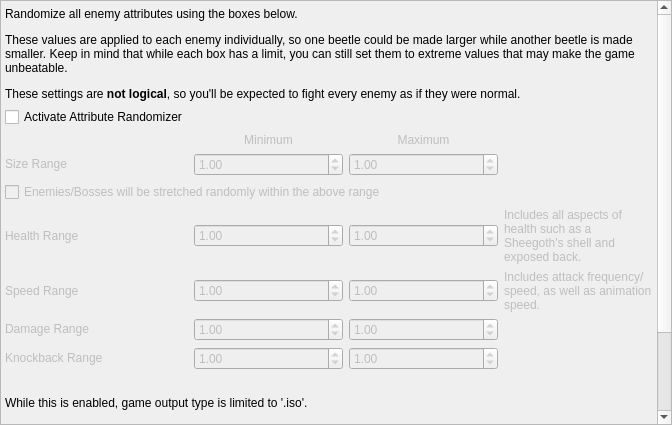
<?xml version="1.0" encoding="UTF-8"?>
<ui version="4.0">
 <class>EnemyAttributeRandomizer</class>
 <widget class="QMainWindow" name="EnemyAttributeRandomizer">
  <property name="geometry">
   <rect>
    <x>0</x>
    <y>0</y>
    <width>672</width>
    <height>425</height>
   </rect>
  </property>
  <property name="windowTitle">
   <string>Energy</string>
  </property>
  <widget class="QWidget" name="centralWidget">
   <property name="maximumSize">
    <size>
     <width>16777215</width>
     <height>16777215</height>
    </size>
   </property>
   <layout class="QGridLayout" name="gridLayout">
    <property name="leftMargin">
     <number>0</number>
    </property>
    <property name="topMargin">
     <number>0</number>
    </property>
    <property name="rightMargin">
     <number>0</number>
    </property>
    <property name="bottomMargin">
     <number>0</number>
    </property>
    <item row="0" column="0">
     <widget class="QScrollArea" name="scroll_area">
      <property name="widgetResizable">
       <bool>true</bool>
      </property>
      <widget class="QWidget" name="scroll_area_contents">
       <property name="geometry">
        <rect>
         <x>0</x>
         <y>0</y>
         <width>653</width>
         <height>554</height>
        </rect>
       </property>
       <property name="sizePolicy">
        <sizepolicy hsizetype="Ignored" vsizetype="Preferred">
         <horstretch>0</horstretch>
         <verstretch>0</verstretch>
        </sizepolicy>
       </property>
       <layout class="QGridLayout" name="scroll_area_layout">
        <property name="leftMargin">
         <number>4</number>
        </property>
        <property name="topMargin">
         <number>6</number>
        </property>
        <property name="rightMargin">
         <number>4</number>
        </property>
        <property name="bottomMargin">
         <number>0</number>
        </property>
        <item row="11" column="0" colspan="4">
         <spacer name="verticalSpacer">
          <property name="orientation">
           <enum>Qt::Vertical</enum>
          </property>
          <property name="sizeHint" stdset="0">
           <size>
            <width>20</width>
            <height>52</height>
           </size>
          </property>
         </spacer>
        </item>
        <item row="7" column="2">
         <widget class="QDoubleSpinBox" name="range_damage_high">
          <property name="enabled">
           <bool>false</bool>
          </property>
          <property name="sizePolicy">
           <sizepolicy hsizetype="Minimum" vsizetype="Fixed">
            <horstretch>0</horstretch>
            <verstretch>0</verstretch>
           </sizepolicy>
          </property>
          <property name="minimumSize">
           <size>
            <width>0</width>
            <height>0</height>
           </size>
          </property>
          <property name="maximumSize">
           <size>
            <width>16777215</width>
            <height>16777215</height>
           </size>
          </property>
          <property name="maximum">
           <double>1000.000000000000000</double>
          </property>
          <property name="singleStep">
           <double>0.250000000000000</double>
          </property>
          <property name="value">
           <double>1.000000000000000</double>
          </property>
         </widget>
        </item>
        <item row="8" column="1">
         <widget class="QDoubleSpinBox" name="range_knockback_low">
          <property name="enabled">
           <bool>false</bool>
          </property>
          <property name="sizePolicy">
           <sizepolicy hsizetype="Minimum" vsizetype="Fixed">
            <horstretch>0</horstretch>
            <verstretch>0</verstretch>
           </sizepolicy>
          </property>
          <property name="minimumSize">
           <size>
            <width>0</width>
            <height>0</height>
           </size>
          </property>
          <property name="maximumSize">
           <size>
            <width>16777215</width>
            <height>16777215</height>
           </size>
          </property>
          <property name="maximum">
           <double>1000.000000000000000</double>
          </property>
          <property name="singleStep">
           <double>0.250000000000000</double>
          </property>
          <property name="value">
           <double>1.000000000000000</double>
          </property>
         </widget>
        </item>
        <item row="3" column="2">
         <widget class="QDoubleSpinBox" name="range_scale_high">
          <property name="enabled">
           <bool>false</bool>
          </property>
          <property name="sizePolicy">
           <sizepolicy hsizetype="Minimum" vsizetype="Fixed">
            <horstretch>0</horstretch>
            <verstretch>0</verstretch>
           </sizepolicy>
          </property>
          <property name="minimumSize">
           <size>
            <width>0</width>
            <height>0</height>
           </size>
          </property>
          <property name="maximumSize">
           <size>
            <width>16777215</width>
            <height>16777215</height>
           </size>
          </property>
          <property name="minimum">
           <double>0.010000000000000</double>
          </property>
          <property name="maximum">
           <double>25.000000000000000</double>
          </property>
          <property name="singleStep">
           <double>0.250000000000000</double>
          </property>
          <property name="value">
           <double>1.000000000000000</double>
          </property>
         </widget>
        </item>
        <item row="10" column="0" colspan="4">
         <widget class="QLabel" name="label_4">
          <property name="text">
           <string>&lt;html&gt;&lt;head/&gt;&lt;body&gt;&lt;p&gt;While this is enabled, game output type is limited to '.iso'.&lt;/p&gt;&lt;p&gt;If you change the minimum and maximum values for size, while also having &amp;quot;Random Boss Sizes&amp;quot; on, then Random Boss Sizes will be automatically disabled.&lt;/p&gt;&lt;p&gt;This hasn't been tested with multiworld, so take care.&lt;/p&gt;&lt;/body&gt;&lt;/html&gt;</string>
          </property>
          <property name="wordWrap">
           <bool>true</bool>
          </property>
         </widget>
        </item>
        <item row="5" column="3">
         <widget class="QLabel" name="label">
          <property name="enabled">
           <bool>false</bool>
          </property>
          <property name="sizePolicy">
           <sizepolicy hsizetype="Preferred" vsizetype="Preferred">
            <horstretch>0</horstretch>
            <verstretch>0</verstretch>
           </sizepolicy>
          </property>
          <property name="minimumSize">
           <size>
            <width>0</width>
            <height>0</height>
           </size>
          </property>
          <property name="text">
           <string>&lt;html&gt;&lt;head/&gt;&lt;body&gt;&lt;p&gt;Includes all aspects of health such as a Sheegoth's shell and exposed back.&lt;/p&gt;&lt;/body&gt;&lt;/html&gt;</string>
          </property>
          <property name="wordWrap">
           <bool>true</bool>
          </property>
         </widget>
        </item>
        <item row="3" column="0">
         <widget class="QLabel" name="scale_attribute_label">
          <property name="enabled">
           <bool>false</bool>
          </property>
          <property name="sizePolicy">
           <sizepolicy hsizetype="Minimum" vsizetype="Fixed">
            <horstretch>0</horstretch>
            <verstretch>0</verstretch>
           </sizepolicy>
          </property>
          <property name="maximumSize">
           <size>
            <width>16777215</width>
            <height>16777215</height>
           </size>
          </property>
          <property name="text">
           <string>Size Range</string>
          </property>
         </widget>
        </item>
        <item row="7" column="0">
         <widget class="QLabel" name="damage_attribute_label">
          <property name="enabled">
           <bool>false</bool>
          </property>
          <property name="sizePolicy">
           <sizepolicy hsizetype="Minimum" vsizetype="Fixed">
            <horstretch>0</horstretch>
            <verstretch>0</verstretch>
           </sizepolicy>
          </property>
          <property name="maximumSize">
           <size>
            <width>16777215</width>
            <height>16777215</height>
           </size>
          </property>
          <property name="text">
           <string>Damage Range</string>
          </property>
         </widget>
        </item>
        <item row="8" column="0">
         <widget class="QLabel" name="knockback_attribute_label">
          <property name="enabled">
           <bool>false</bool>
          </property>
          <property name="sizePolicy">
           <sizepolicy hsizetype="Minimum" vsizetype="Fixed">
            <horstretch>0</horstretch>
            <verstretch>0</verstretch>
           </sizepolicy>
          </property>
          <property name="maximumSize">
           <size>
            <width>16777215</width>
            <height>16777215</height>
           </size>
          </property>
          <property name="text">
           <string>Knockback Range</string>
          </property>
         </widget>
        </item>
        <item row="6" column="3">
         <widget class="QLabel" name="label_2">
          <property name="enabled">
           <bool>false</bool>
          </property>
          <property name="sizePolicy">
           <sizepolicy hsizetype="Preferred" vsizetype="Preferred">
            <horstretch>0</horstretch>
            <verstretch>0</verstretch>
           </sizepolicy>
          </property>
          <property name="minimumSize">
           <size>
            <width>0</width>
            <height>0</height>
           </size>
          </property>
          <property name="text">
           <string>&lt;html&gt;&lt;head/&gt;&lt;body&gt;&lt;p&gt;Includes attack frequency/speed, as well as animation speed.&lt;/p&gt;&lt;/body&gt;&lt;/html&gt;</string>
          </property>
          <property name="wordWrap">
           <bool>true</bool>
          </property>
         </widget>
        </item>
        <item row="8" column="2">
         <widget class="QDoubleSpinBox" name="range_knockback_high">
          <property name="enabled">
           <bool>false</bool>
          </property>
          <property name="sizePolicy">
           <sizepolicy hsizetype="Minimum" vsizetype="Fixed">
            <horstretch>0</horstretch>
            <verstretch>0</verstretch>
           </sizepolicy>
          </property>
          <property name="minimumSize">
           <size>
            <width>0</width>
            <height>0</height>
           </size>
          </property>
          <property name="maximumSize">
           <size>
            <width>16777215</width>
            <height>16777215</height>
           </size>
          </property>
          <property name="maximum">
           <double>1000.000000000000000</double>
          </property>
          <property name="singleStep">
           <double>0.250000000000000</double>
          </property>
          <property name="value">
           <double>1.000000000000000</double>
          </property>
         </widget>
        </item>
        <item row="5" column="0">
         <widget class="QLabel" name="health_attribute_label">
          <property name="enabled">
           <bool>false</bool>
          </property>
          <property name="sizePolicy">
           <sizepolicy hsizetype="Minimum" vsizetype="Fixed">
            <horstretch>0</horstretch>
            <verstretch>0</verstretch>
           </sizepolicy>
          </property>
          <property name="maximumSize">
           <size>
            <width>16777215</width>
            <height>16777215</height>
           </size>
          </property>
          <property name="text">
           <string>Health Range</string>
          </property>
         </widget>
        </item>
        <item row="7" column="1">
         <widget class="QDoubleSpinBox" name="range_damage_low">
          <property name="enabled">
           <bool>false</bool>
          </property>
          <property name="sizePolicy">
           <sizepolicy hsizetype="Minimum" vsizetype="Fixed">
            <horstretch>0</horstretch>
            <verstretch>0</verstretch>
           </sizepolicy>
          </property>
          <property name="minimumSize">
           <size>
            <width>0</width>
            <height>0</height>
           </size>
          </property>
          <property name="maximumSize">
           <size>
            <width>16777215</width>
            <height>16777215</height>
           </size>
          </property>
          <property name="maximum">
           <double>1000.000000000000000</double>
          </property>
          <property name="singleStep">
           <double>0.250000000000000</double>
          </property>
          <property name="value">
           <double>1.000000000000000</double>
          </property>
         </widget>
        </item>
        <item row="2" column="2">
         <widget class="QLabel" name="maximum_label">
          <property name="enabled">
           <bool>false</bool>
          </property>
          <property name="sizePolicy">
           <sizepolicy hsizetype="Minimum" vsizetype="Fixed">
            <horstretch>0</horstretch>
            <verstretch>0</verstretch>
           </sizepolicy>
          </property>
          <property name="minimumSize">
           <size>
            <width>0</width>
            <height>0</height>
           </size>
          </property>
          <property name="text">
           <string>&lt;html&gt;&lt;head/&gt;&lt;body&gt;&lt;p align=&quot;center&quot;&gt;Maximum&lt;/p&gt;&lt;/body&gt;&lt;/html&gt;</string>
          </property>
         </widget>
        </item>
        <item row="4" column="0" colspan="3">
         <widget class="QCheckBox" name="diff_xyz">
          <property name="enabled">
           <bool>false</bool>
          </property>
          <property name="text">
           <string>Enemies/Bosses will be stretched randomly within the above range</string>
          </property>
         </widget>
        </item>
        <item row="5" column="2">
         <widget class="QDoubleSpinBox" name="range_health_high">
          <property name="enabled">
           <bool>false</bool>
          </property>
          <property name="sizePolicy">
           <sizepolicy hsizetype="Minimum" vsizetype="Fixed">
            <horstretch>0</horstretch>
            <verstretch>0</verstretch>
           </sizepolicy>
          </property>
          <property name="minimumSize">
           <size>
            <width>0</width>
            <height>0</height>
           </size>
          </property>
          <property name="maximumSize">
           <size>
            <width>16777215</width>
            <height>16777215</height>
           </size>
          </property>
          <property name="minimum">
           <double>0.010000000000000</double>
          </property>
          <property name="maximum">
           <double>1000.000000000000000</double>
          </property>
          <property name="singleStep">
           <double>0.250000000000000</double>
          </property>
          <property name="value">
           <double>1.000000000000000</double>
          </property>
         </widget>
        </item>
        <item row="1" column="0">
         <widget class="QCheckBox" name="activate_randomizer">
          <property name="text">
           <string>Activate Attribute Randomizer</string>
          </property>
         </widget>
        </item>
        <item row="6" column="2">
         <widget class="QDoubleSpinBox" name="range_speed_high">
          <property name="enabled">
           <bool>false</bool>
          </property>
          <property name="sizePolicy">
           <sizepolicy hsizetype="Minimum" vsizetype="Fixed">
            <horstretch>0</horstretch>
            <verstretch>0</verstretch>
           </sizepolicy>
          </property>
          <property name="minimumSize">
           <size>
            <width>0</width>
            <height>0</height>
           </size>
          </property>
          <property name="maximumSize">
           <size>
            <width>16777215</width>
            <height>16777215</height>
           </size>
          </property>
          <property name="maximum">
           <double>100.000000000000000</double>
          </property>
          <property name="singleStep">
           <double>0.250000000000000</double>
          </property>
          <property name="value">
           <double>1.000000000000000</double>
          </property>
         </widget>
        </item>
        <item row="5" column="1">
         <widget class="QDoubleSpinBox" name="range_health_low">
          <property name="enabled">
           <bool>false</bool>
          </property>
          <property name="sizePolicy">
           <sizepolicy hsizetype="Minimum" vsizetype="Fixed">
            <horstretch>0</horstretch>
            <verstretch>0</verstretch>
           </sizepolicy>
          </property>
          <property name="minimumSize">
           <size>
            <width>0</width>
            <height>0</height>
           </size>
          </property>
          <property name="maximumSize">
           <size>
            <width>16777215</width>
            <height>16777215</height>
           </size>
          </property>
          <property name="minimum">
           <double>0.010000000000000</double>
          </property>
          <property name="maximum">
           <double>1000.000000000000000</double>
          </property>
          <property name="singleStep">
           <double>0.250000000000000</double>
          </property>
          <property name="value">
           <double>1.000000000000000</double>
          </property>
         </widget>
        </item>
        <item row="6" column="1">
         <widget class="QDoubleSpinBox" name="range_speed_low">
          <property name="enabled">
           <bool>false</bool>
          </property>
          <property name="sizePolicy">
           <sizepolicy hsizetype="Minimum" vsizetype="Fixed">
            <horstretch>0</horstretch>
            <verstretch>0</verstretch>
           </sizepolicy>
          </property>
          <property name="minimumSize">
           <size>
            <width>0</width>
            <height>0</height>
           </size>
          </property>
          <property name="maximumSize">
           <size>
            <width>16777215</width>
            <height>16777215</height>
           </size>
          </property>
          <property name="maximum">
           <double>100.000000000000000</double>
          </property>
          <property name="singleStep">
           <double>0.250000000000000</double>
          </property>
          <property name="value">
           <double>1.000000000000000</double>
          </property>
         </widget>
        </item>
        <item row="6" column="0">
         <widget class="QLabel" name="speed_attribute_label">
          <property name="enabled">
           <bool>false</bool>
          </property>
          <property name="sizePolicy">
           <sizepolicy hsizetype="Minimum" vsizetype="Fixed">
            <horstretch>0</horstretch>
            <verstretch>0</verstretch>
           </sizepolicy>
          </property>
          <property name="maximumSize">
           <size>
            <width>16777215</width>
            <height>16777215</height>
           </size>
          </property>
          <property name="text">
           <string>Speed Range</string>
          </property>
         </widget>
        </item>
        <item row="3" column="1">
         <widget class="QDoubleSpinBox" name="range_scale_low">
          <property name="enabled">
           <bool>false</bool>
          </property>
          <property name="sizePolicy">
           <sizepolicy hsizetype="Minimum" vsizetype="Fixed">
            <horstretch>0</horstretch>
            <verstretch>0</verstretch>
           </sizepolicy>
          </property>
          <property name="minimumSize">
           <size>
            <width>0</width>
            <height>0</height>
           </size>
          </property>
          <property name="maximumSize">
           <size>
            <width>16777215</width>
            <height>16777215</height>
           </size>
          </property>
          <property name="minimum">
           <double>0.010000000000000</double>
          </property>
          <property name="maximum">
           <double>25.000000000000000</double>
          </property>
          <property name="singleStep">
           <double>0.250000000000000</double>
          </property>
          <property name="value">
           <double>1.000000000000000</double>
          </property>
         </widget>
        </item>
        <item row="0" column="0" colspan="4">
         <widget class="QLabel" name="enemy_stat_randomizer_description">
          <property name="sizePolicy">
           <sizepolicy hsizetype="Preferred" vsizetype="Preferred">
            <horstretch>0</horstretch>
            <verstretch>0</verstretch>
           </sizepolicy>
          </property>
          <property name="maximumSize">
           <size>
            <width>16777215</width>
            <height>16777215</height>
           </size>
          </property>
          <property name="text">
           <string>&lt;html&gt;&lt;head/&gt;&lt;body&gt;&lt;p&gt;Randomize all enemy attributes using the boxes below.&lt;/p&gt;&lt;p&gt;These values are applied to each enemy individually, so one beetle could be made larger while another beetle is made smaller. Keep in mind that while each box has a limit, you can still set them to extreme values that may make the game unbeatable. &lt;/p&gt;&lt;p&gt;These settings are &lt;span style=&quot; font-weight:700;&quot;&gt;not logical&lt;/span&gt;, so you'll be expected to fight every enemy as if they were normal.&lt;/p&gt;&lt;/body&gt;&lt;/html&gt;</string>
          </property>
          <property name="wordWrap">
           <bool>true</bool>
          </property>
         </widget>
        </item>
        <item row="2" column="1">
         <widget class="QLabel" name="minimum_label">
          <property name="enabled">
           <bool>false</bool>
          </property>
          <property name="sizePolicy">
           <sizepolicy hsizetype="Minimum" vsizetype="Fixed">
            <horstretch>0</horstretch>
            <verstretch>0</verstretch>
           </sizepolicy>
          </property>
          <property name="minimumSize">
           <size>
            <width>0</width>
            <height>0</height>
           </size>
          </property>
          <property name="text">
           <string>&lt;html&gt;&lt;head/&gt;&lt;body&gt;&lt;p align=&quot;center&quot;&gt;Minimum&lt;/p&gt;&lt;/body&gt;&lt;/html&gt;</string>
          </property>
         </widget>
        </item>
        <item row="9" column="0" colspan="4">
         <spacer name="verticalSpacer_2">
          <property name="orientation">
           <enum>Qt::Vertical</enum>
          </property>
          <property name="sizeType">
           <enum>QSizePolicy::Fixed</enum>
          </property>
          <property name="sizeHint" stdset="0">
           <size>
            <width>20</width>
            <height>20</height>
           </size>
          </property>
         </spacer>
        </item>
       </layout>
      </widget>
     </widget>
    </item>
   </layout>
  </widget>
 </widget>
 <layoutdefault spacing="6" margin="11"/>
 <tabstops>
  <tabstop>scroll_area</tabstop>
  <tabstop>activate_randomizer</tabstop>
  <tabstop>range_scale_low</tabstop>
  <tabstop>range_scale_high</tabstop>
  <tabstop>diff_xyz</tabstop>
  <tabstop>range_health_low</tabstop>
  <tabstop>range_health_high</tabstop>
  <tabstop>range_speed_low</tabstop>
  <tabstop>range_speed_high</tabstop>
  <tabstop>range_damage_low</tabstop>
  <tabstop>range_damage_high</tabstop>
  <tabstop>range_knockback_low</tabstop>
  <tabstop>range_knockback_high</tabstop>
 </tabstops>
 <resources/>
 <connections/>
</ui>
